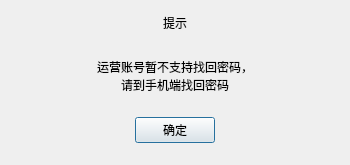
<?xml version="1.0" encoding="UTF-8"?>
<ui version="4.0">
 <class>TNOpForgetPsdTipDialog</class>
 <widget class="QDialog" name="TNOpForgetPsdTipDialog">
  <property name="geometry">
   <rect>
    <x>0</x>
    <y>0</y>
    <width>350</width>
    <height>165</height>
   </rect>
  </property>
  <property name="minimumSize">
   <size>
    <width>300</width>
    <height>100</height>
   </size>
  </property>
  <property name="maximumSize">
   <size>
    <width>418</width>
    <height>165</height>
   </size>
  </property>
  <property name="windowTitle">
   <string>Dialog</string>
  </property>
  <layout class="QVBoxLayout" name="verticalLayout" stretch="0,1,0">
   <property name="topMargin">
    <number>14</number>
   </property>
   <property name="bottomMargin">
    <number>22</number>
   </property>
   <item>
    <widget class="QLabel" name="languageTipTitle">
     <property name="text">
      <string>提示</string>
     </property>
     <property name="alignment">
      <set>Qt::AlignCenter</set>
     </property>
    </widget>
   </item>
   <item>
    <layout class="QVBoxLayout" name="verticalLayout_2">
     <property name="spacing">
      <number>0</number>
     </property>
     <property name="leftMargin">
      <number>0</number>
     </property>
     <property name="topMargin">
      <number>4</number>
     </property>
     <item>
      <spacer name="verticalSpacer">
       <property name="orientation">
        <enum>Qt::Vertical</enum>
       </property>
       <property name="sizeHint" stdset="0">
        <size>
         <width>20</width>
         <height>40</height>
        </size>
       </property>
      </spacer>
     </item>
     <item>
      <widget class="QLabel" name="languageTipLabel">
       <property name="minimumSize">
        <size>
         <width>0</width>
         <height>0</height>
        </size>
       </property>
       <property name="text">
        <string>运营账号暂不支持找回密码，
请到手机端找回密码</string>
       </property>
       <property name="alignment">
        <set>Qt::AlignHCenter|Qt::AlignTop</set>
       </property>
      </widget>
     </item>
     <item>
      <spacer name="verticalSpacer_2">
       <property name="orientation">
        <enum>Qt::Vertical</enum>
       </property>
       <property name="sizeHint" stdset="0">
        <size>
         <width>20</width>
         <height>40</height>
        </size>
       </property>
      </spacer>
     </item>
    </layout>
   </item>
   <item>
    <layout class="QHBoxLayout" name="horizontalLayout_2">
     <property name="spacing">
      <number>20</number>
     </property>
     <item>
      <spacer name="horizontalSpacer">
       <property name="orientation">
        <enum>Qt::Horizontal</enum>
       </property>
       <property name="sizeHint" stdset="0">
        <size>
         <width>40</width>
         <height>20</height>
        </size>
       </property>
      </spacer>
     </item>
     <item>
      <widget class="QPushButton" name="okButton">
       <property name="cursor">
        <cursorShape>PointingHandCursor</cursorShape>
       </property>
       <property name="text">
        <string>确定</string>
       </property>
      </widget>
     </item>
     <item>
      <spacer name="horizontalSpacer_2">
       <property name="orientation">
        <enum>Qt::Horizontal</enum>
       </property>
       <property name="sizeHint" stdset="0">
        <size>
         <width>40</width>
         <height>20</height>
        </size>
       </property>
      </spacer>
     </item>
    </layout>
   </item>
  </layout>
 </widget>
 <resources/>
 <connections/>
</ui>
